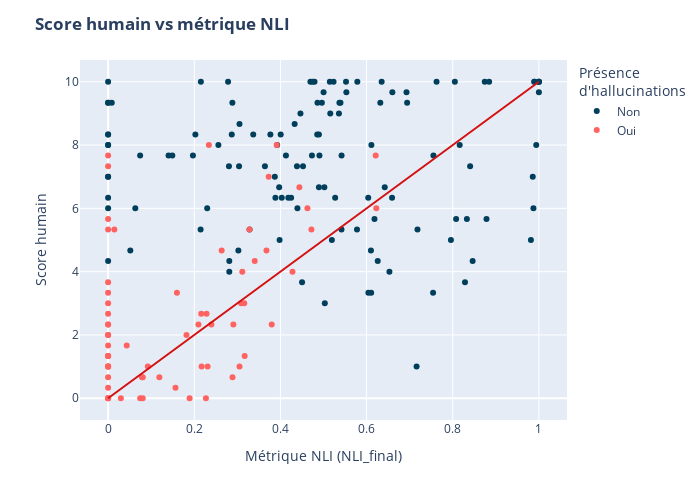

The notebook cell this image was saved under:
### Markdown cell above
En terme de détection d'hallucination on est vraiment pas mal. Quelques unes ne sont pas détectées mais globalement on les capte bien.

### Code cell
# Coloration par présence d'hallucination
fig = px.scatter(
    df, x="NLI_final", y="score_humain",
    color="pres_hallu",
    color_discrete_sequence=["#ff6361", "#003f5c"]
)

# Ligne de référence adaptée : y = 10x (car x∈[0,1], y∈[0,10])
fig.add_shape(
    type="line", x0=0, x1=1, y0=0, y1=10,
    xref="x", yref="y",
    line=dict(color="#d41010")
)

fig.update_layout(
    title={"text": "<b>Score humain vs métrique NLI</b>"},
    xaxis_title="Métrique NLI (NLI_final)",
    yaxis_title="Score humain",
    legend_title="Présence <br>d'hallucinations",
    width=700, height=500
)

fig.update_traces(
    hovertemplate=
        "Métrique NLI (NLI_final) = %{x}<br>"
        "Score humain = %{y}<extra></extra>"
)

fig.show()

### Figure 1 — Plotly figure (JSON) as saved in the notebook; plotly's stock layout.template omitted (floating-point values rounded to 4 significant figures)
{"data": [{"hovertemplate": "Métrique NLI (NLI_final) = %{x}<br>Score humain = %{y}<extra></extra>", "legendgroup": "Non", "marker": {"color": "#003f5c", "symbol": "circle"}, "mode": "markers", "name": "Non", "orientation": "v", "showlegend": true, "type": "scatter", "x": [0.3284, 0.8329, 0.7624, 0.486, 0.7161, 0.8743, 0.4524, 0.5419, 0.4792, 0.0, 0.3024, 0.1404, 0.1969, 0.2153, 1.0, 0.305, 0.8078, 0.653, 0.989, 0.6598, 0.8161, 0.3767, 0.2805, 0.7957, 0.5147, 0.7181, 0.2026, 0.06317, 0.3924, 0.4696, 0.5777, 0.537, 0.9857, 0.6101, 0.4894, 0.635, 0.8284, 0.503, 0.8403, 0.008496, 0.9873, 0.0, 0.4732, 0.5531, 0.4465, 0.7552, 0.6592, 0.398, 0.0, 0.4031, 0.433, 0.364, 0.3369, 0.2301, 0.9815, 0.9938, 0.4906, 0.8462, 0.4894, 0.4128, 0.0, 0.4962, 0.6112, 0.5394, 0.8784, 0.287, 0.502, 0.4395, 1.0, 0.6107, 0.9902, 0.8844, 0.0, 0.5157, 0.5359, 0.0, 0.387, 0.6042, 0.4854, 0.2813, 1.0, 0.6183, 0.805, 0.2785, 0.6319, 0.5786, 0.4744, 0.5417, 0.0, 0.0, 0.4384, 0.304, 0.4503, 1.0, 0.2813, 0.2885, 0.07432, 0.5522, 0.5194, 0.149, 0.5002, 0.3883, 0.0, 0.6038, 0.6927, 0.6421, 0.5271, 0.7544, 0.0, 0.4248, 0.3971, 0.4007, 0.05153, 0.6258, 0.6941, 0.256, 0.5234, 0.0, 0.2147, 0.4184, 0.0], "xaxis": "x", "y": [5.333, 5.667, 10.0, 9.333, 1.0, 10.0, 7.333, 7.667, 10.0, 9.333, 4.667, 7.667, 7.667, 10.0, 10.0, 8.667, 5.667, 4.0, 10.0, 9.667, 8.0, 8.333, 7.333, 5.0, 10.0, 5.333, 8.333, 6.0, 8.0, 10.0, 5.333, 9.333, 7.0, 4.667, 6.667, 10.0, 3.667, 3.0, 7.333, 9.333, 6.0, 9.333, 7.667, 9.667, 9.0, 7.667, 6.333, 5.0, 6.333, 6.333, 8.667, 7.333, 8.333, 6.0, 5.0, 8.0, 7.667, 4.333, 8.333, 7.667, 10.0, 9.333, 8.0, 9.333, 5.667, 8.333, 6.667, 6.0, 10.0, 3.333, 10.0, 10.0, 8.0, 9.0, 9.0, 8.0, 7.0, 3.333, 8.333, 4.333, 10.0, 5.667, 10.0, 10.0, 9.333, 10.0, 10.0, 5.333, 8.333, 8.333, 7.333, 7.333, 3.667, 9.667, 4.0, 9.333, 7.667, 10.0, 5.0, 7.667, 9.667, 6.333, 6.0, 6.333, 9.667, 6.667, 6.333, 3.333, 4.333, 6.333, 6.667, 8.333, 4.667, 4.333, 9.333, 8.0, 10.0, 7.0, 5.333, 6.333, 7.0], "yaxis": "y"}, {"hovertemplate": "Métrique NLI (NLI_final) = %{x}<br>Score humain = %{y}<extra></extra>", "legendgroup": "Oui", "marker": {"color": "#ff6361", "symbol": "circle"}, "mode": "markers", "name": "Oui", "orientation": "v", "showlegend": true, "type": "scatter", "x": [0.3914, 0.428, 0.1819, 0.2908, 0.0, 0.444, 0.0, 0.317, 0.09233, 0.0, 0.0, 0.3798, 0.0, 0.1564, 0.02963, 0.0, 0.0, 0.316, 0.0, 0.2339, 0.0, 0.07867, 0.0, 0.0, 0.0, 0.472, 0.0, 0.3404, 0.0, 0.4627, 0.2171, 0.305, 0.119, 0.6226, 0.0145, 0.231, 0.0, 0.0804, 0.1892, 0.227, 0.0, 0.0, 0.0, 0.0, 0.04323, 0.3676, 0.3728, 0.0, 0.2398, 0.07448, 0.2097, 0.2888, 0.2163, 0.0, 0.3088, 0.2636, 0.1599, 0.08056, 0.6212, 0.3115, 0.3283, 0.0, 0.0, 0.2286, 0.0, 0.0], "xaxis": "x", "y": [8.0, 4.0, 2.0, 2.333, 1.667, 6.667, 1.0, 1.333, 1.0, 0.6667, 0.3333, 2.333, 1.0, 0.3333, 0.0, 5.667, 0.0, 3.0, 2.333, 8.0, 1.333, 0.6667, 1.333, 2.0, 5.333, 5.333, 7.667, 4.333, 3.0, 6.0, 1.0, 1.0, 0.6667, 6.0, 5.333, 1.0, 1.0, 0.0, 0.0, 0.0, 1.0, 7.333, 1.333, 0.0, 1.667, 4.667, 7.0, 2.0, 2.333, 0.0, 2.333, 0.6667, 2.667, 2.667, 3.0, 4.667, 3.333, 0.6667, 7.667, 4.0, 5.333, 0.0, 3.333, 2.667, 3.667, 2.333], "yaxis": "y"}], "layout": {"height": 500, "legend": {"title": {"text": "Présence <br>d'hallucinations"}, "tracegroupgap": 0}, "margin": {"t": 60}, "shapes": [{"line": {"color": "#d41010"}, "type": "line", "x0": 0, "x1": 1, "xref": "x", "y0": 0, "y1": 10, "yref": "y"}], "title": {"text": "<b>Score humain vs métrique NLI</b>"}, "width": 700, "xaxis": {"anchor": "y", "domain": [0, 1], "title": {"text": "Métrique NLI (NLI_final)"}}, "yaxis": {"anchor": "x", "domain": [0, 1], "title": {"text": "Score humain"}}}}
